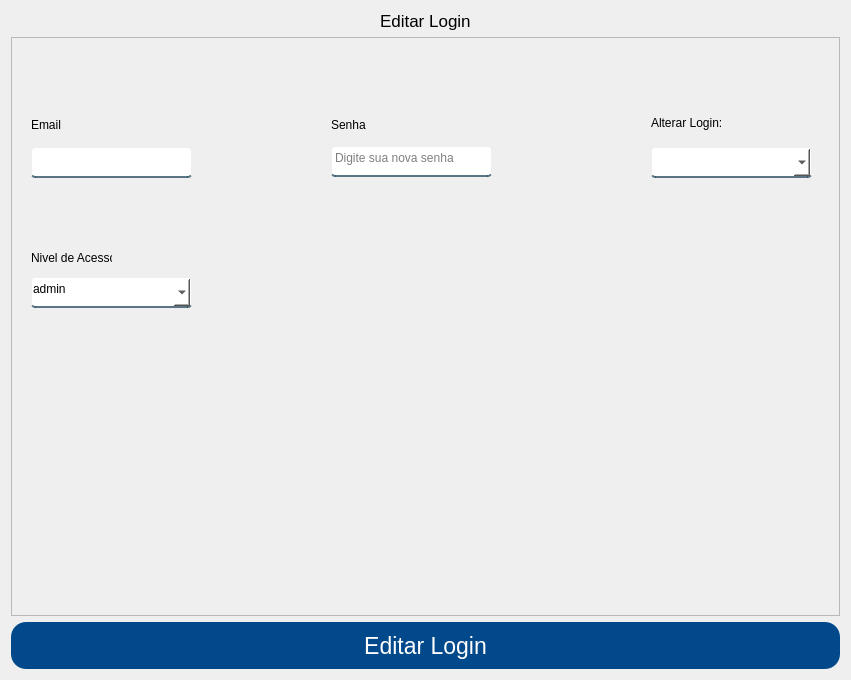
<?xml version="1.0" encoding="UTF-8"?>
<ui version="4.0">
 <class>Form</class>
 <widget class="QWidget" name="Form">
  <property name="geometry">
   <rect>
    <x>0</x>
    <y>0</y>
    <width>851</width>
    <height>680</height>
   </rect>
  </property>
  <property name="windowTitle">
   <string>Form</string>
  </property>
  <property name="styleSheet">
   <string notr="true">QLineEdit, QComboBox {
	background-color: white;
	border:2px solid rgba(0,0,0,0);
	border-radius: 4px;
	border-bottom-color:rgba(46,82,101,200);
	color:rgb(0,0,0);
	padding-bottom:7px;
}
 
#btnEditarLogin {
	background-color: #01498a;
	color: #FFF;
	border: none;
	border-radius: 15px;
}
 
#btnEditarLogin:hover {
	background-color: #f6921e;
}
 
#respostas {
	color: red;
}</string>
  </property>
  <layout class="QVBoxLayout" name="verticalLayout">
   <item alignment="Qt::AlignHCenter|Qt::AlignTop">
    <widget class="QLabel" name="label_4">
     <property name="font">
      <font>
       <pointsize>13</pointsize>
      </font>
     </property>
     <property name="text">
      <string>Editar Login</string>
     </property>
    </widget>
   </item>
   <item>
    <widget class="QFrame" name="frame_2">
     <property name="sizePolicy">
      <sizepolicy hsizetype="Preferred" vsizetype="Expanding">
       <horstretch>0</horstretch>
       <verstretch>0</verstretch>
      </sizepolicy>
     </property>
     <property name="frameShape">
      <enum>QFrame::StyledPanel</enum>
     </property>
     <property name="frameShadow">
      <enum>QFrame::Raised</enum>
     </property>
     <widget class="QLineEdit" name="email">
      <property name="geometry">
       <rect>
        <x>20</x>
        <y>110</y>
        <width>161</width>
        <height>31</height>
       </rect>
      </property>
     </widget>
     <widget class="QLineEdit" name="senha">
      <property name="geometry">
       <rect>
        <x>320</x>
        <y>109</y>
        <width>161</width>
        <height>31</height>
       </rect>
      </property>
      <property name="text">
       <string/>
      </property>
      <property name="placeholderText">
       <string>Digite sua nova senha</string>
      </property>
     </widget>
     <widget class="QComboBox" name="nivelAcesso">
      <property name="geometry">
       <rect>
        <x>20</x>
        <y>240</y>
        <width>161</width>
        <height>31</height>
       </rect>
      </property>
      <property name="cursor">
       <cursorShape>PointingHandCursor</cursorShape>
      </property>
      <property name="editable">
       <bool>false</bool>
      </property>
      <item>
       <property name="text">
        <string>admin</string>
       </property>
      </item>
      <item>
       <property name="text">
        <string>user</string>
       </property>
      </item>
     </widget>
     <widget class="QLabel" name="label">
      <property name="geometry">
       <rect>
        <x>20</x>
        <y>80</y>
        <width>41</width>
        <height>16</height>
       </rect>
      </property>
      <property name="text">
       <string>Email</string>
      </property>
     </widget>
     <widget class="QLabel" name="label_2">
      <property name="geometry">
       <rect>
        <x>320</x>
        <y>80</y>
        <width>41</width>
        <height>16</height>
       </rect>
      </property>
      <property name="text">
       <string>Senha</string>
      </property>
     </widget>
     <widget class="QLabel" name="label_3">
      <property name="geometry">
       <rect>
        <x>20</x>
        <y>210</y>
        <width>81</width>
        <height>21</height>
       </rect>
      </property>
      <property name="text">
       <string>Nivel de Acesso</string>
      </property>
     </widget>
     <widget class="QComboBox" name="alterarLogin">
      <property name="geometry">
       <rect>
        <x>640</x>
        <y>110</y>
        <width>161</width>
        <height>31</height>
       </rect>
      </property>
      <property name="cursor">
       <cursorShape>PointingHandCursor</cursorShape>
      </property>
     </widget>
     <widget class="QLabel" name="label_5">
      <property name="geometry">
       <rect>
        <x>640</x>
        <y>78</y>
        <width>71</width>
        <height>16</height>
       </rect>
      </property>
      <property name="text">
       <string>Alterar Login:</string>
      </property>
     </widget>
    </widget>
   </item>
   <item>
    <widget class="QPushButton" name="btnEditarLogin">
     <property name="minimumSize">
      <size>
       <width>762</width>
       <height>47</height>
      </size>
     </property>
     <property name="font">
      <font>
       <pointsize>17</pointsize>
      </font>
     </property>
     <property name="cursor">
      <cursorShape>PointingHandCursor</cursorShape>
     </property>
     <property name="text">
      <string>Editar Login</string>
     </property>
    </widget>
   </item>
  </layout>
 </widget>
 <tabstops>
  <tabstop>email</tabstop>
  <tabstop>senha</tabstop>
  <tabstop>alterarLogin</tabstop>
  <tabstop>nivelAcesso</tabstop>
  <tabstop>btnEditarLogin</tabstop>
 </tabstops>
 <resources/>
 <connections/>
</ui>
